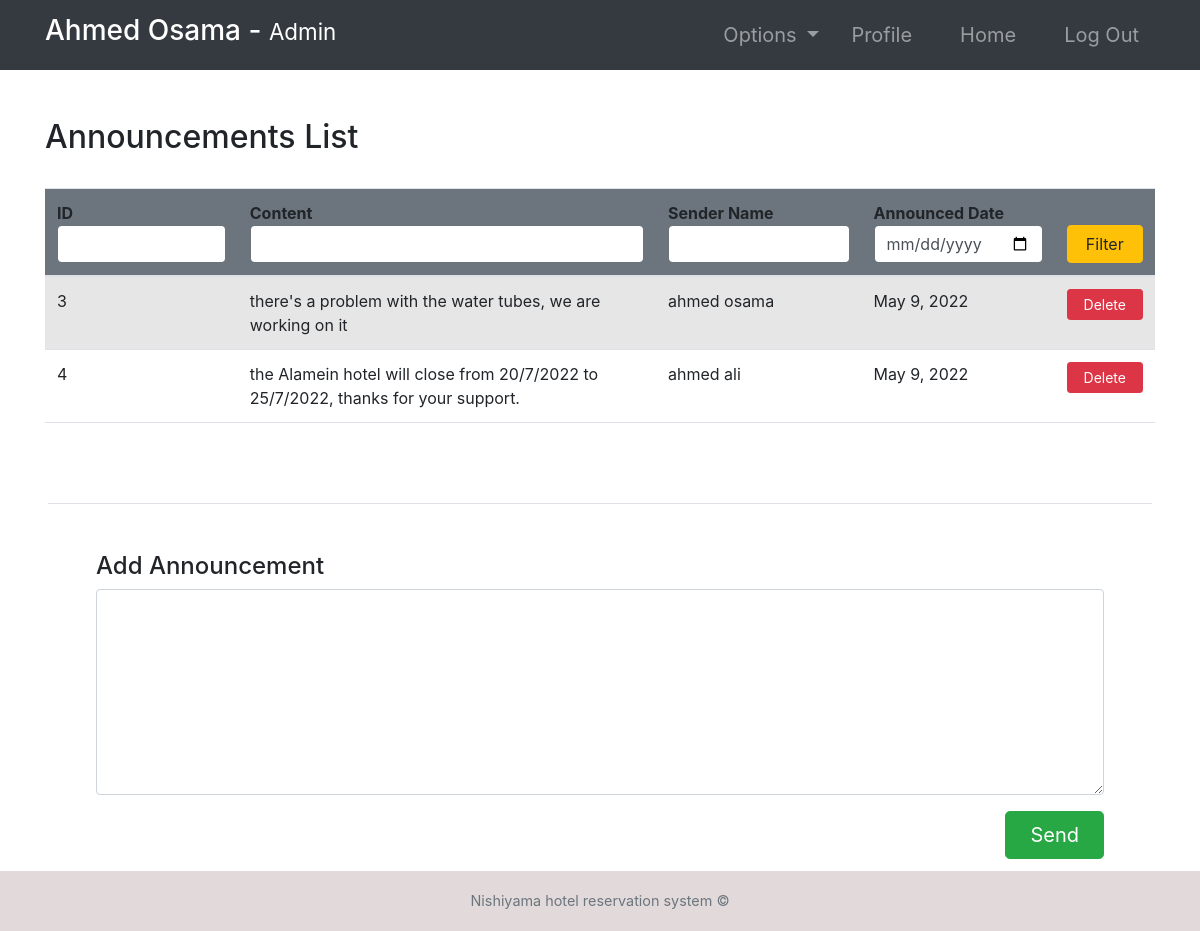
/announcements/ (signed in), run on the app's committed database.
### hotel/models.py (models this page shows, shortened)
class Announcement(models.Model):
    content = models.TextField()
    sender = models.ForeignKey(Employee, null=True, on_delete=models.CASCADE)
    date = models.DateField(default=timezone.now)

### accounts/models.py (models this page shows, shortened)
class Employee(models.Model):
    user = models.OneToOneField(User, null=True, on_delete=models.CASCADE)
    phoneNumber = PhoneNumberField(unique=True)
    salary = models.FloatField()

### hotel/views.py (the view, shortened to what this page needs)
# urls.py: path('announcements/', announcements, name="announcements"),
@ login_required(login_url='login')
def announcements(request):
    role = str(request.user.groups.all()[0])
    path = role + "/"
    announcements = Announcement.objects.all()
    context = {
        "role": role,
        'announcements': announcements
    }
    return render(request, path + "announcements.html", context)

### Templates/admin/announcements.html
{% extends '../index.html' %}
{% block context %}
{% include '../common_pages/authorized-announcements.html' %}
{% endblock %}

### Templates/incs/nav.html (shortened to what this page needs)
<link rel="stylesheet" href="https://cdn.jsdelivr.net/npm/bootstrap@4.6.0/dist/css/bootstrap.min.css"
>
<nav class="navbar navbar-dark bg-dark navbar-expand-lg py-1 " role="navigation" >
    <div class="container" >
        <a href="" class="navbar-brand">
            <h3 class="text-capitalize">
                {{ request.user.first_name }} {{ request.user.last_name }} -
                <small>
                    {{ role }}
                </small>
            </h3>
        </a>
        <div class="collapse navbar-collapse" id="navbarTags">
            <ul class="navbar-nav ml-auto">
                <li class="nav-item dropdown p-2">
                    <a class="nav-link dropdown-toggle" href="#" id="navbarDropdown" role="button"
                        data-toggle="dropdown" aria-haspopup="true" aria-expanded="false">
                        Options
                    </a>
                </li>
                <li class="nav-item mr-3 p-2">
                    {% if role == 'staff' or role == 'receptionist' or role == 'admin' or role == 'manager' %}
                    <a href="{% url 'employee-profile' user.id %}" class="nav-link">Profile</a>
                    {% endif %}
                </li>
                <li class="nav-item mr-3 p-2">
                    <a href="{% url 'Home'  %}" class="nav-link">Home</a>
                </li>
                <li class="nav-item p-2 ">
                    <a href="{% url 'logout' %}" class="nav-link">Log Out</a>
                </li>
            </ul>
        </div>
    </div>
</nav>

### Templates/common_pages/authorized-announcements.html (shortened to what this page needs)
<div class="container py-5">
    <div class="table-header row">
        <div class="col-sm-12 col-md-12 col-lg-4 mb-4">
            <h2>Announcements List</h2>
        </div>
    </div>
    <table class="table table-hover table-striped">
        <thead class="bg-secondary rounded">
            <tr>
                <form action="" method="POST">
                    <th>ID<input type="number" name="id" value="{{id}}" class="form-control border border-secondary">
                    </th>
                    <th>Content<input type="text" name="content" value="{{content}}"
                            class="form-control border border-secondary"></th>
                    <th>Sender Name<input type="text" name="name" value="{{name}}"
                            class="form-control border border-secondary"></th>
                    <th>Announced Date<input type="date" class="form-control border border-secondary" name="date"
                            value="{{date}}"></th>
                    <th><button type="submit" name="filter" class="btn btn-warning w-100">Filter</button></th>
                </form>
            </tr>
        </thead>
        <tbody>
            {% for announcement in announcements %}
            <tr>
                <td>{{announcement.id}}</td>
                <td>{{announcement.content}}</td>
                <td>{{announcement.sender.user.first_name}} {{announcement.sender.user.last_name}}</td>
                <td>{{announcement.date}}</td>
                {% if role == "manager" or role == "admin" %}
                <td> <a href="{% url 'deleteAnnouncement' announcement.id %}"
                        class="btn btn-sm btn-danger px-3">Delete</a> </td>
                {% else %}
                <td></td>
                {% endif %}
            </tr>
            {% endfor %}
        </tbody>
    </table>
</div>
{% if role == "manager" or role == "admin" %}
<div class="add-annoucment border-top my-3 mx-5 p-5">
    <h4>Add Announcement</h4>
    <form action="" method="POST">
        <div class="form-group">
            <textarea class="form-control" name="textid" rows="8" placeholder="Enter Content of Announcement"
                id="textid">
            </textarea>
        </div>
        <button type="submit" class="btn btn-success btn-lg px-4 float-right" name="sendAnnouncement">Send</button>
    </form>
</div>
{% endif %}

### static/css/main.css (style rules this page uses)
* { margin: 0; padding: 0; -webkit-font-smoothing: antialiased; }
body { position: relative; }
nav .nav-item { font-size: 20px; }

### data on the page
Announcement: id "3", content "there's a problem with the water tubes, we are working on it", sender.user.first_name "ahmed", sender.user.last_name "osama", date "May 9, 2022"
Announcement: id "4", content "the Alamein hotel will close from 20/7/2022 to 25/7/2022, thanks for your support.", sender.user.first_name "ahmed", sender.user.last_name "ali", date "May 9, 2022"

### other printed values
{{ request.user.first_name }} "Ahmed"
{{ request.user.last_name }} "Osama"
{{ role }} "Admin"
